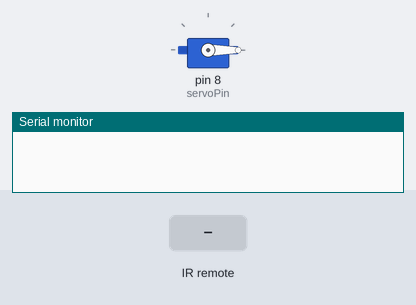
Bench run of a sketch on a simulated Arduino Uno, built with avr-gcc and run on an emulated ATmega328P. On the bench: servo, the last lines printed to the serial monitor. The test bench sets the inputs (shaded band).

Above: at 1.2 s.
1.3 s: infrared code 0xFFA857 received
At 2.2 s:
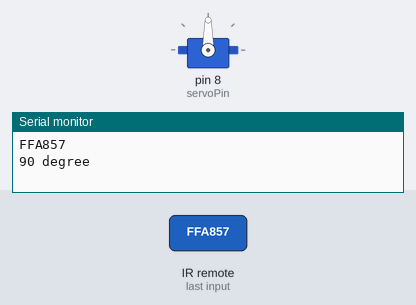
2.8 s: infrared code 0xFF9867 received
At 3.4 s:
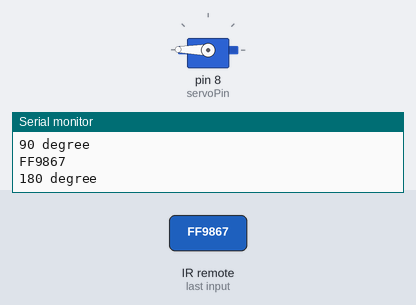
4.3 s: infrared code 0xFF02FD received
At 5.7 s:
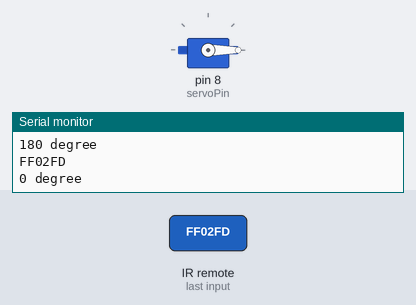
Timing chart, 0 to 7.3 s (numbered marks = the images above; inputs shaded):
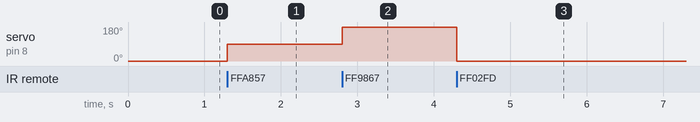

Measured:
- after the input at 1.3 s, servo on pin 8 (servoPin): 0° → 90° at once
- after the input at 2.8 s, servo on pin 8 (servoPin): 90° → 179° at once
- after the input at 4.3 s, servo on pin 8 (servoPin): 179° → 0° at once

The sketch:

IR_REMOTE.ino
```cpp
#include <IRremote.h>
#include <Servo.h>

#define servoPin 8
const int RECV_PIN = 7;
IRrecv irrecv(RECV_PIN);
decode_results results;
String value;
Servo servo;

void setup(){
  servo.attach(servoPin);
  servo.write(0);
  Serial.begin(9600);
  irrecv.enableIRIn();
  irrecv.blink13(true);
}

void loop(){
  if (irrecv.decode(&results)){
        Serial.println(results.value, HEX);
        if(results.value == 0xFF02FD){
          Serial.println("0 degree");
          servo.write(0);
        }
        else if(results.value == 0xFFA857){
          Serial.println("90 degree");
          servo.write(90);
        }
        else if(results.value == 0xFF9867){
          Serial.println("180 degree");
          servo.write(179);
        }
        irrecv.resume();
  }
}
```
